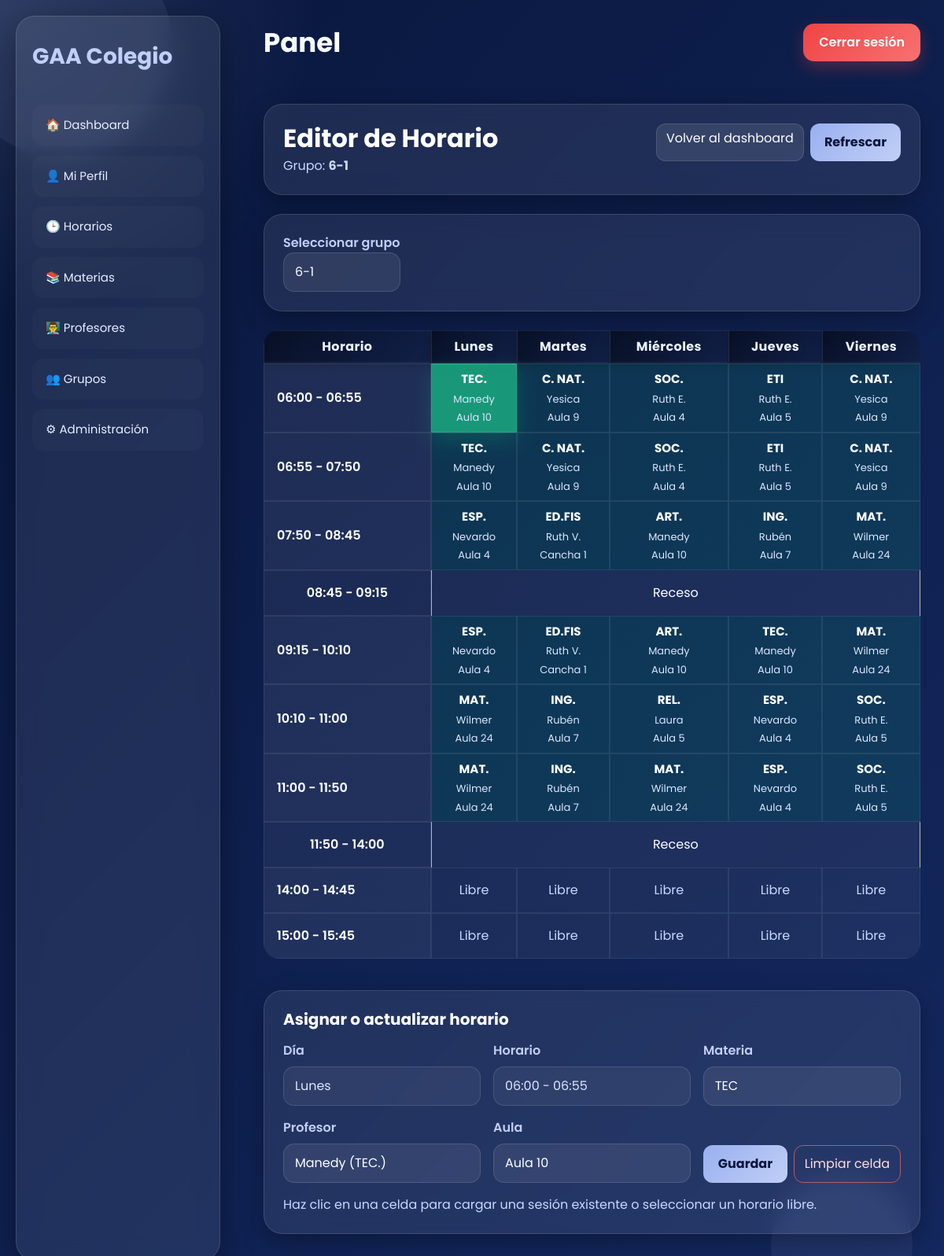
Page /coordinador/horarios/ (signed in) on the committed database.
### usuarios/models.py (models this page shows, shortened)
class Materia(models.Model):
    nombre = models.CharField(max_length=100)
    codigo = models.CharField(max_length=20)
    descripcion = models.TextField(blank=True, null=True)
    profesor = models.ForeignKey(
        Profesor,
        on_delete=models.SET_NULL,
        null=True,
        blank=True
    )

class Horario(models.Model):
    DIAS = [
        ('lunes', 'Lunes'),
        ('martes', 'Martes'),
        ('miercoles', 'Miércoles'),
        ('jueves', 'Jueves'),
        ('viernes', 'Viernes'),
    ]
    dia = models.CharField(max_length=15, choices=DIAS)
    grupo = models.CharField(max_length=20)
    hora_inicio = models.TimeField()
    hora_fin = models.TimeField()
    materia = models.ForeignKey(
        Materia,
        on_delete=models.CASCADE
    )
    profesor = models.ForeignKey(
        Profesor,
        on_delete=models.CASCADE
    )
    fecha_actualizacion = models.DateTimeField(
    auto_now=True,
    null=True,
    blank=True
    )
    salon = models.CharField(max_length=20)
    es_base = models.BooleanField(default=True)

### usuarios/views.py (the view, shortened to what this page needs)
# urls.py: path('coordinador/horarios/', views.panel_horarios, name='panel_horarios'),
@login_required
def panel_horarios(request):
    default_groups = [
        '6-1', '6-2',
        '8-1', '8-2',
        '9-1', '9-2', '9-3', '9-4', '9-5', '9-6',
        '10-1', '10-2', '10-3', '10-4', '10-5', '10-6', '10-7',
        '11-1', '11-2', '11-3', '11-4', '11-5', '11-6', '11-7',
    ]
    def normalize_group(raw_group):
        if raw_group is None:
            return None
        raw_str = str(raw_group).strip()
        m = re.match(r'^(\d{4})-(\d{2})-(\d{2})(?:\s+\d{2}:\d{2}:\d{2})?$', raw_str)
        if m:
            month = int(m.group(2))
            day = int(m.group(3))
            return f"{month}-{day}"
        return raw_str
    def normalize_name_key(value):
        if not value:
            return ''
        normalized = unicodedata.normalize('NFD', str(value))
        normalized = ''.join(ch for ch in normalized if unicodedata.category(ch) != 'Mn')
        normalized = re.sub(r'[^A-Z0-9]', '', normalized.upper())
        return normalized
    def split_subject_room(raw_text):
        if not raw_text:
            return raw_text, ''
        raw_text = raw_text.strip()
        separators = [' Aula ', ' Cancha ', ' LAB', ' MÚSICA', ' MUSICA', ' ARTIS', ' LECT.', ' LAB.']
        for separator in separators:
            index = raw_text.rfind(separator)
            if index != -1:
                return raw_text[:index].strip(), raw_text[index:].strip()
        return raw_text, ''
    def parse_schedule_entry(raw_text, teacher_lookup):
        subject_part, room_part = split_subject_room(raw_text)
        teacher_username = ''
        subject_name = subject_part
        match = re.search(r'\(([^)]+)\)\s*$', subject_part)
        if match:
            teacher_raw = match.group(1).strip()
            subject_name = subject_part[:match.start()].strip()
            teacher_username = teacher_lookup.get(normalize_name_key(teacher_raw), '')
        return subject_name, room_part, teacher_username
    raw_groups = [group for group in Horario.objects.order_by('grupo').values_list('grupo', flat=True).distinct() if group is not None]
    group_mapping = {}
    for raw in raw_groups:
        label = normalize_group(raw)
        if label and label in default_groups and label not in group_mapping:
            group_mapping[label] = raw
    groups = list(default_groups)
    group_mapping.update({label: label for label in default_groups if label not in group_mapping})
    fixed_prof_map = {username: display_name for display_name, username in FIXED_PROFESSORS}
    prof_lookup = {}
    for display_name, username in FIXED_PROFESSORS:
        prof_lookup[normalize_name_key(display_name)] = username
        prof_lookup[normalize_name_key(username)] = username
    materia_lookup = {normalize_name_key(materia.nombre): materia.id for materia in Materia.objects.all()}
    selected_group_label = request.GET.get('group', groups[0])
    if selected_group_label not in groups:
        selected_group_label = groups[0]
    selected_group_raw = group_mapping.get(selected_group_label, selected_group_label)
    day_values = [
        ('lunes', 'Lunes'),
        ('martes', 'Martes'),
        ('miercoles', 'Miércoles'),
        ('jueves', 'Jueves'),
        ('viernes', 'Viernes'),
    ]
    time_slots = [
        {'label': '06:00 - 06:55', 'type': 'normal', 'start': time(6, 0), 'end': time(6, 55)},
        {'label': '06:55 - 07:50', 'type': 'normal', 'start': time(6, 55), 'end': time(7, 50)},
        {'label': '07:50 - 08:45', 'type': 'normal', 'start': time(7, 50), 'end': time(8, 45)},
        {'label': '08:45 - 09:15', 'type': 'break', 'start': time(8, 45), 'end': time(9, 15)},
        {'label': '09:15 - 10:10', 'type': 'normal', 'start': time(9, 15), 'end': time(10, 10)},
        {'label': '10:10 - 11:00', 'type': 'normal', 'start': time(10, 10), 'end': time(11, 0)},
        {'label': '11:00 - 11:50', 'type': 'normal', 'start': time(11, 0), 'end': time(11, 50)},
        {'label': '11:50 - 14:00', 'type': 'break', 'start': time(11, 50), 'end': time(14, 0)},
        {'label': '14:00 - 14:45', 'type': 'normal', 'start': time(14, 0), 'end': time(14, 45)},
        {'label': '15:00 - 15:45', 'type': 'normal', 'start': time(15, 0), 'end': time(15, 45)},
    ]
    slot_lookup = {slot['label']: (slot['start'], slot['end']) for slot in time_slots}
    schedule_map = {display: {slot['label']: None for slot in time_slots} for _, display in day_values}
    normal_slot_labels = [slot['label'] for slot in time_slots if slot['type'] != 'break']
    default_schedule_rows = BASE_SCHEDULES.get(selected_group_label)
    if default_schedule_rows:
        fixed_professors = get_fixed_professors(prefetch_materias=True)
        profesor_by_username = {prof.usuario.username: prof for prof in fixed_professors if prof.usuario}
        for row_index, default_row in enumerate(default_schedule_rows):
            if row_index >= len(normal_slot_labels):
                break
            slot_label = normal_slot_labels[row_index]
            for day_index, (_, day_label) in enumerate(day_values):
                raw_subject = str(default_row[day_index]).strip()
                if raw_subject and raw_subject not in ('—', '-', '---'):
                    subject_name, room_name, teacher_username = parse_schedule_entry(raw_subject, prof_lookup)
                    teacher_name = fixed_prof_map.get(teacher_username, teacher_username)
                    professor_obj = profesor_by_username.get(teacher_username)
                    materia_id = materia_lookup.get(normalize_name_key(subject_name))
                    schedule_map[day_label][slot_label] = {
                        'subject': subject_name,
                        'room': room_name,
                        'teacher': teacher_name,
                        'materia_id': materia_id,
                        'profesor_id': professor_obj.id if professor_obj else None,
                        'occupied': True,
                        'id': None,
                    }
    horarios = Horario.objects.filter(grupo=selected_group_raw).select_related('materia', 'profesor__usuario')
    fixed_prof_map = {username: display_name for display_name, username in FIXED_PROFESSORS}
    day_map = {raw: display for raw, display in day_values}
    for h in horarios:
        day_label = day_map.get(h.dia, h.dia.capitalize())
        slot_label = f"{h.hora_inicio.strftime('%H:%M')} - {h.hora_fin.strftime('%H:%M')}"
        if day_label in schedule_map and slot_label in schedule_map[day_label]:
            teacher_name = ''
            if h.profesor and h.profesor.usuario:
                teacher_name = fixed_prof_map.get(h.profesor.usuario.username, h.profesor.usuario.username)
            schedule_map[day_label][slot_label] = {
                'subject': h.materia.nombre if h.materia else '',
                'room': h.salon or '',
                'teacher': teacher_name,
                'materia_id': h.materia.id if h.materia else None,
                'profesor_id': h.profesor.id if h.profesor else None,
                'occupied': True,
                'id': h.id,
            }
    schedule_rows = []
    for slot in time_slots:
        if slot['type'] == 'break':
            schedule_rows.append({'slot': slot, 'break': True, 'cells': []})
            continue
        cells = []
        for day_key, day_label in day_values:
            cells.append({
                'day_key': day_key,
                'day_label': day_label,
                'slot_label': slot['label'],
                'cell': schedule_map[day_label][slot['label']],
            })
        schedule_rows.append({'slot': slot, 'break': False, 'cells': cells})
    teachers = sorted(
        get_fixed_professors(),
        key=lambda teacher: ('/' in str(teacher.display_name), str(teacher.display_name))
    )
    all_subjects = Materia.objects.order_by('nombre')
    subjects = []
    seen_subjects = set()
    for materia in all_subjects:
        normalized_name = normalize_materia_name(materia.nombre)
        if normalized_name and normalized_name not in seen_subjects:
            seen_subjects.add(normalized_name)
            materia.nombre = normalized_name
            subjects.append(materia)
    subjects = sorted(subjects, key=lambda materia: ('/' in str(materia.nombre), str(materia.nombre)))
    contexto = {
        'groups': groups,
        'selected_group': selected_group_label,
        'day_values': day_values,
        'time_slots': time_slots,
        'schedule_map': schedule_map,
        'schedule_rows': schedule_rows,
        'teachers': teachers,
        'subjects': subjects,
    }
    return render(request, 'usuarios/horarios.html', contexto)

### usuarios/templates/usuarios/horarios.html (shortened to what this page needs)
{% extends 'base.html' %}
{% block content %}
<div class="py-4 schedule-page-shell">
    <section class="schedule-hero">
        <div class="d-flex flex-column flex-md-row align-items-start justify-content-between gap-3">
            <div>
                <h2 class="mb-1">Editor de Horario</h2>
                <p class="text-muted mb-0">Grupo: <strong>{{ selected_group }}</strong></p>
            </div>
            <div class="d-flex gap-2 flex-wrap">
                <a href="{% url 'panel_coordinador' %}" class="btn btn-secondary">Volver al dashboard</a>
                <a href="{% url 'panel_horarios' %}?group={{ selected_group }}" class="btn btn-primary">Refrescar</a>
            </div>
        </div>
    </section>
    <section class="schedule-panel mb-4">
        <form method="get" class="row g-2 align-items-center mb-0">
            <div class="col-auto">
                <label class="form-label mb-0">Seleccionar grupo</label>
                <select name="group" class="form-select" onchange="this.form.submit()">
                    {% for group in groups %}
                    <option value="{{ group }}" {% if group == selected_group %}selected{% endif %}>{{ group }}</option>
                    {% endfor %}
                </select>
            </div>
        </form>
    </section>
    <section class="table-responsive mb-4">
        <table class="table table-bordered table-hover align-middle text-center schedule-table">
            <thead class="table-dark">
                <tr>
                    <th>Horario</th>
                    {% for _, day_name in day_values %}
                    <th>{{ day_name }}</th>
                    {% endfor %}
                </tr>
            </thead>
            <tbody>
                {% for row in schedule_rows %}
                    {% if row.break %}
                    <tr class="table-secondary">
                        <th scope="row">{{ row.slot.label }}</th>
                        <td colspan="{{ day_values|length }}">Receso</td>
                    </tr>
                    {% else %}
                    <tr>
                        <th scope="row" class="text-start">{{ row.slot.label }}</th>
                        {% for cell_item in row.cells %}
                            {% with cell=cell_item.cell %}
                            <td class="schedule-cell{% if cell %} schedule-cell-filled{% endif %}"
                                data-day="{{ cell_item.day_key }}"
                                data-slot="{{ cell_item.slot_label }}"
                                data-subject="{% if cell %}{{ cell.subject }}{% endif %}"
                                data-subject-id="{% if cell %}{{ cell.materia_id }}{% endif %}"
                                data-teacher="{% if cell %}{{ cell.teacher }}{% endif %}"
                                data-teacher-id="{% if cell %}{{ cell.profesor_id }}{% endif %}"
                                data-room="{% if cell %}{{ cell.room }}{% endif %}">
                                {% if cell %}
                                    <div class="schedule-info">
                                        <span class="schedule-subject">{{ cell.subject }}</span>
                                        {% if cell.teacher %}
                                            <span class="schedule-teacher">{{ cell.teacher }}</span>
                                        {% endif %}
                                        {% if cell.room %}
                                            <span class="schedule-room">{{ cell.room }}</span>
                                        {% endif %}
                                    </div>
                                {% else %}
                                    <span class="text-muted">Libre</span>
                                {% endif %}
                            </td>
                            {% endwith %}
                        {% endfor %}
                    </tr>
                    {% endif %}
                {% endfor %}
            </tbody>
        </table>
    </section>
    <section class="schedule-form-card">
        <h5 class="mb-3">Asignar o actualizar horario</h5>
        <form method="post" id="schedule-form" class="row g-3">
            <div class="col-md-4">
                <label class="form-label">Día</label>
                <input type="text" class="form-control" id="display-day" disabled>
            </div>
            <div class="col-md-4">
                <label class="form-label">Horario</label>
                <input type="text" class="form-control" id="display-slot" disabled>
            </div>
            <div class="col-md-4">
                <label class="form-label" for="subject-select">Materia</label>
                <select name="materia" id="subject-select" class="form-select">
                    {% for materia in subjects %}
                    <option value="{{ materia.id }}">{{ materia.nombre }}</option>
                    {% endfor %}
                </select>
            </div>
            <div class="col-md-4">
                <label class="form-label" for="teacher-select">Profesor</label>
                <select name="profesor" id="teacher-select" class="form-select">
                    {% for profesor in teachers %}
                    <option value="{{ profesor.id }}">{{ profesor.display_name }}{% if profesor.especialidad %} ({{ profesor.especialidad }}){% endif %}</option>
                    {% endfor %}
                </select>
            </div>
            <div class="col-md-4">
                <label class="form-label" for="room-input">Aula</label>
                <input type="text" name="salon" id="room-input" class="form-control" placeholder="Ej. Aula 10">
            </div>
            <div class="col-md-4 d-flex align-items-end gap-2">
            <button
                type="submit"
                class="btn btn-primary flex-fill py-2"
                onclick="document.getElementById('form-action').value='save'"
                style="height: 48px;"
            >
                Guardar
            </button>
            <button
                type="button"
                class="btn btn-outline-danger flex-fill py-2"
                id="clear-button"
                style="height: 48px;"
            >
                Limpiar celda
            </button>
            </div>
            <div class="col-12">
                <div class="text-muted">Haz clic en una celda para cargar una sesión existente o seleccionar un horario libre.</div>
            </div>
        </form>
    </section>
</div>
{% endblock %}

### rows in the picture
Materia: subject "TEC." "TEC." "TEC."
Horario: room "Aula 10"
Materia: subject "ETI" "ETI"
Horario: room "Aula 5"
Horario: room "Aula 10"
Horario: room "Aula 5"
Materia: subject "ESP." "ESP." "ESP." "ESP."
Horario: room "Aula 4"
Materia: subject "ING."
Horario: room "Aula 7"
Horario: room "Aula 4"
Horario: room "Aula 10"
Materia: subject "MAT." "MAT." "MAT."
Horario: room "Aula 24"
Horario: room "Aula 4"
Horario: room "Aula 24"
Horario: room "Aula 24"
Horario: room "Aula 4"

### other values in the picture
{{ selected_group }} "6-1"
{{ day_name }} "Lunes" "Martes" "Miércoles" "Jueves" "Viernes"
{{ row.slot.label }} "06:00 - 06:55" "06:55 - 07:50" "07:50 - 08:45" "09:15 - 10:10" "10:10 - 11:00" "11:00 - 11:50" "14:00 - 14:45" "15:00 - 15:45"
{{ cell.teacher }} "Manedy" "Yesica" "Ruth E." "Ruth E." "Yesica" "Manedy" "Yesica" "Ruth E." "Ruth E." "Yesica" "Nevardo" "Ruth V." "Manedy" "Rubén" "Wilmer" "Nevardo" "Ruth V." "Manedy" "Manedy" "Wilmer" "Wilmer" "Rubén" "Laura" "Nevardo" "Ruth E." "Wilmer" "Rubén" "Wilmer" "Nevardo" "Ruth E."
{{ cell.subject }} "C. NAT." "SOC." "C. NAT." "C. NAT." "SOC." "C. NAT." "ED.FIS" "ART." "MAT." "ED.FIS" "ART." "MAT." "ING." "REL." "SOC." "ING." "SOC."
{{ cell.room }} "Aula 9" "Aula 4" "Aula 9" "Aula 9" "Aula 4" "Aula 9" "Cancha 1" "Aula 10" "Aula 24" "Cancha 1" "Aula 10" "Aula 24" "Aula 7" "Aula 5" "Aula 5" "Aula 7" "Aula 5"
{{ row.slot.label }} "08:45 - 09:15" "11:50 - 14:00"
form field group "6-1"
form field materia "TEC"
form field profesor "Manedy (TEC.)"
